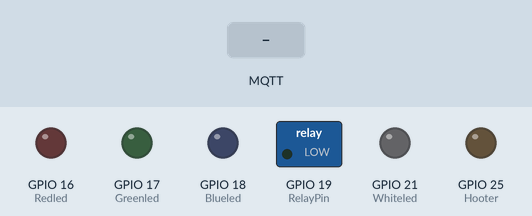
This sketch was run on a simulated ESP32. On the bench: switched loads named in the sketch (green lamp = pin HIGH), output pins drawn as LEDs (lit = HIGH). The test bench sets the inputs (shaded band). WiFi joins after 1.5 s; servers stay silent unless stated; no MQTT or app messages arrive unless stated.

Above: at 2.7 s.
2.8 s: MQTT message "r1" arrives on the first subscribed topic
At 4.0 s:
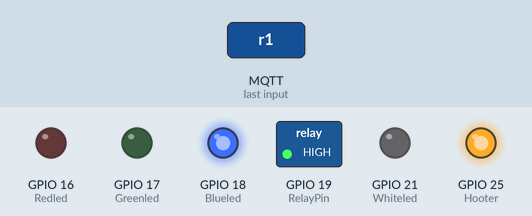
4.3 s: MQTT message "l1" arrives on the first subscribed topic
At 5.1 s:
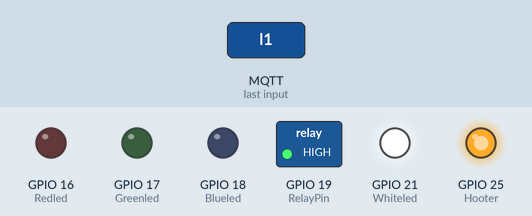
5.8 s: MQTT message "error" arrives on the first subscribed topic
At 6.3 s:
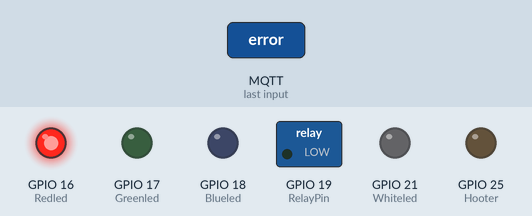
7.3 s: MQTT message "0" arrives on the first subscribed topic
At 8.5 s:
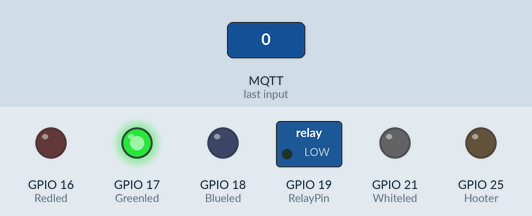
8.8 s: MQTT message "1" arrives on the first subscribed topic
At 9.7 s:
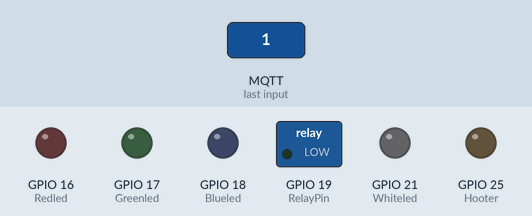
Timing chart, 0 to 11.3 s (numbered marks = the images above; inputs shaded):
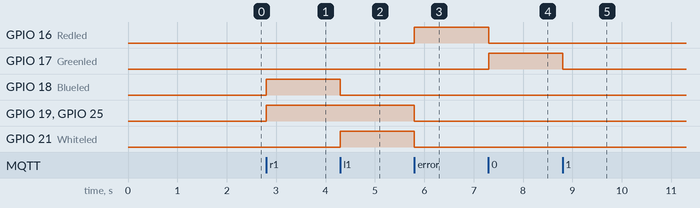

The sketch:

sketch_mar31d.ino
```cpp
// ----- esp32 and 4-led and relay and hooter and MQTT server protocol combination code both side 2 ----- //


#include <WiFi.h>
#include <PubSubClient.h>

const char* ssid = "PLUMULE-WIFI-2.4GHZ";
const char* password = "Plumule@321";

const char* mqtt_server = "119.18.62.146";
const int mqtt_port=1883;
const char* topic = "t/pub";


WiFiClient espClient;
PubSubClient client(espClient);

// Pins
int Redled = 16;
int Greenled = 17;
int Blueled = 18;
int Whiteled = 21;   // NEW LED (Train from Left)

int Hooter = 25;
int RelayPin = 19;

void setup_wifi()
{
  WiFi.begin(ssid, password);

  while (WiFi.status() != WL_CONNECTED)
  {
    delay(500);
  }
}

void callback(char* topic, byte* payload, unsigned int length)
{
  String message = "";

  for (int i = 0; i < length; i++)
  {
    message += (char)payload[i];
  }

  allOff();

  if(message == "r1")
  {
    // Train coming from RIGHT
    digitalWrite(Blueled, HIGH);
    digitalWrite(Hooter, HIGH);
    digitalWrite(RelayPin, HIGH);
  }

  else if(message == "l1")
  {
    // Train coming from LEFT
    digitalWrite(Whiteled, HIGH);
    digitalWrite(Hooter, HIGH);
    digitalWrite(RelayPin, HIGH);
  }

  else if(message == "error")
  {
    // System fault
    digitalWrite(Redled, HIGH);
  }

  else if(message == "0")
  {
    // System OK / No train
    digitalWrite(Greenled, HIGH);
  }
}

void reconnect()
{
  while (!client.connected())
  {
    if (client.connect("ESP32_Client"))
    {
      client.subscribe(topic);
    }
    else
    {
      delay(2000);
    }
  }
}

void setup()
{
  pinMode(Redled, OUTPUT);
  pinMode(Greenled, OUTPUT);
  pinMode(Blueled, OUTPUT);
  pinMode(Whiteled, OUTPUT);   // NEW

  pinMode(Hooter, OUTPUT);
  pinMode(RelayPin, OUTPUT);

  setup_wifi();

  client.setServer(mqtt_server, 1883);
  client.setCallback(callback);

  allOff();
}

void loop()
{
  if (!client.connected())
  {
    reconnect();
  }

  client.loop();
}

void allOff()
{
  digitalWrite(Redled, LOW);
  digitalWrite(Greenled, LOW);
  digitalWrite(Blueled, LOW);
  digitalWrite(Whiteled, LOW);   // NEW

  digitalWrite(Hooter, LOW);
  digitalWrite(RelayPin, LOW);
}
```

Measured:
- after the input at 2.8 s, GPIO 18 (Blueled), GPIO 19 (RelayPin), GPIO 25 (Hooter): LOW → HIGH at once
- after the input at 4.3 s, GPIO 18 (Blueled): HIGH → LOW at once; GPIO 21 (Whiteled): LOW → HIGH at once
- after the input at 5.8 s, GPIO 16 (Redled): LOW → HIGH at once; GPIO 19 (RelayPin), GPIO 21 (Whiteled), GPIO 25 (Hooter): HIGH → LOW at once
- after the input at 7.3 s, GPIO 16 (Redled): HIGH → LOW at once; GPIO 17 (Greenled): LOW → HIGH at once
- after the input at 8.8 s, GPIO 17 (Greenled): HIGH → LOW at once
